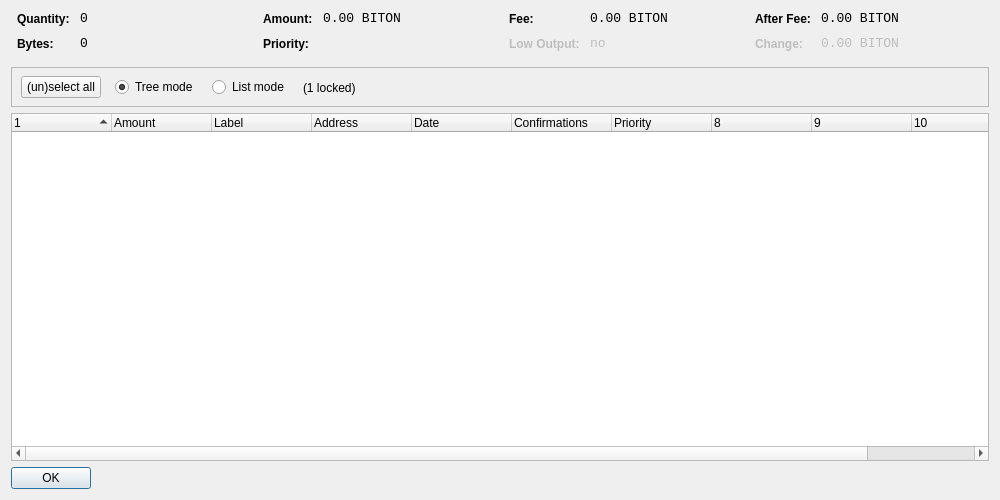
<?xml version="1.0" encoding="UTF-8"?>
<ui version="4.0">
 <class>CoinControlDialog</class>
 <widget class="QDialog" name="CoinControlDialog">
  <property name="geometry">
   <rect>
    <x>0</x>
    <y>0</y>
    <width>1000</width>
    <height>500</height>
   </rect>
  </property>
  <property name="windowTitle">
   <string>Coin Control</string>
  </property>
  <layout class="QVBoxLayout" name="verticalLayout">
   <item>
    <layout class="QHBoxLayout" name="horizontalLayoutTop" stretch="0,0,0,0">
     <property name="topMargin">
      <number>0</number>
     </property>
     <property name="bottomMargin">
      <number>10</number>
     </property>
     <item>
      <layout class="QFormLayout" name="formLayoutCoinControl1">
       <property name="horizontalSpacing">
        <number>10</number>
       </property>
       <property name="verticalSpacing">
        <number>10</number>
       </property>
       <property name="leftMargin">
        <number>6</number>
       </property>
       <property name="rightMargin">
        <number>6</number>
       </property>
       <item row="0" column="0">
        <widget class="QLabel" name="labelCoinControlQuantityText">
         <property name="styleSheet">
          <string notr="true">font-weight:bold;</string>
         </property>
         <property name="text">
          <string>Quantity:</string>
         </property>
        </widget>
       </item>
       <item row="0" column="1">
        <widget class="QLabel" name="labelCoinControlQuantity">
         <property name="font">
          <font>
           <family>Monospace</family>
           <pointsize>10</pointsize>
          </font>
         </property>
         <property name="cursor">
          <cursorShape>IBeamCursor</cursorShape>
         </property>
         <property name="contextMenuPolicy">
          <enum>Qt::ActionsContextMenu</enum>
         </property>
         <property name="text">
          <string notr="true">0</string>
         </property>
         <property name="textInteractionFlags">
          <set>Qt::LinksAccessibleByMouse|Qt::TextSelectableByKeyboard|Qt::TextSelectableByMouse</set>
         </property>
        </widget>
       </item>
       <item row="1" column="0">
        <widget class="QLabel" name="labelCoinControlBytesText">
         <property name="styleSheet">
          <string notr="true">font-weight:bold;</string>
         </property>
         <property name="text">
          <string>Bytes:</string>
         </property>
        </widget>
       </item>
       <item row="1" column="1">
        <widget class="QLabel" name="labelCoinControlBytes">
         <property name="font">
          <font>
           <family>Monospace</family>
           <pointsize>10</pointsize>
          </font>
         </property>
         <property name="cursor">
          <cursorShape>IBeamCursor</cursorShape>
         </property>
         <property name="contextMenuPolicy">
          <enum>Qt::ActionsContextMenu</enum>
         </property>
         <property name="text">
          <string notr="true">0</string>
         </property>
         <property name="textInteractionFlags">
          <set>Qt::LinksAccessibleByMouse|Qt::TextSelectableByKeyboard|Qt::TextSelectableByMouse</set>
         </property>
        </widget>
       </item>
      </layout>
     </item>
     <item>
      <layout class="QFormLayout" name="formLayoutCoinControl2">
       <property name="horizontalSpacing">
        <number>10</number>
       </property>
       <property name="verticalSpacing">
        <number>10</number>
       </property>
       <property name="leftMargin">
        <number>6</number>
       </property>
       <property name="rightMargin">
        <number>6</number>
       </property>
       <item row="0" column="0">
        <widget class="QLabel" name="labelCoinControlAmountText">
         <property name="styleSheet">
          <string notr="true">font-weight:bold;</string>
         </property>
         <property name="text">
          <string>Amount:</string>
         </property>
        </widget>
       </item>
       <item row="0" column="1">
        <widget class="QLabel" name="labelCoinControlAmount">
         <property name="font">
          <font>
           <family>Monospace</family>
           <pointsize>10</pointsize>
          </font>
         </property>
         <property name="cursor">
          <cursorShape>IBeamCursor</cursorShape>
         </property>
         <property name="contextMenuPolicy">
          <enum>Qt::ActionsContextMenu</enum>
         </property>
         <property name="text">
          <string notr="true">0.00 BITON</string>
         </property>
         <property name="textInteractionFlags">
          <set>Qt::LinksAccessibleByMouse|Qt::TextSelectableByKeyboard|Qt::TextSelectableByMouse</set>
         </property>
        </widget>
       </item>
       <item row="1" column="0">
        <widget class="QLabel" name="labelCoinControlPriorityText">
         <property name="styleSheet">
          <string notr="true">font-weight:bold;</string>
         </property>
         <property name="text">
          <string>Priority:</string>
         </property>
        </widget>
       </item>
       <item row="1" column="1">
        <widget class="QLabel" name="labelCoinControlPriority">
         <property name="font">
          <font>
           <family>Monospace</family>
           <pointsize>10</pointsize>
          </font>
         </property>
         <property name="cursor">
          <cursorShape>IBeamCursor</cursorShape>
         </property>
         <property name="contextMenuPolicy">
          <enum>Qt::ActionsContextMenu</enum>
         </property>
         <property name="text">
          <string/>
         </property>
         <property name="textInteractionFlags">
          <set>Qt::LinksAccessibleByMouse|Qt::TextSelectableByKeyboard|Qt::TextSelectableByMouse</set>
         </property>
        </widget>
       </item>
      </layout>
     </item>
     <item>
      <layout class="QFormLayout" name="formLayoutCoinControl3">
       <property name="horizontalSpacing">
        <number>10</number>
       </property>
       <property name="verticalSpacing">
        <number>10</number>
       </property>
       <property name="leftMargin">
        <number>6</number>
       </property>
       <property name="rightMargin">
        <number>6</number>
       </property>
       <item row="0" column="0">
        <widget class="QLabel" name="labelCoinControlFeeText">
         <property name="styleSheet">
          <string notr="true">font-weight:bold;</string>
         </property>
         <property name="text">
          <string>Fee:</string>
         </property>
        </widget>
       </item>
       <item row="0" column="1">
        <widget class="QLabel" name="labelCoinControlFee">
         <property name="font">
          <font>
           <family>Monospace</family>
           <pointsize>10</pointsize>
          </font>
         </property>
         <property name="cursor">
          <cursorShape>IBeamCursor</cursorShape>
         </property>
         <property name="contextMenuPolicy">
          <enum>Qt::ActionsContextMenu</enum>
         </property>
         <property name="text">
          <string notr="true">0.00 BITON</string>
         </property>
         <property name="textInteractionFlags">
          <set>Qt::LinksAccessibleByMouse|Qt::TextSelectableByKeyboard|Qt::TextSelectableByMouse</set>
         </property>
        </widget>
       </item>
       <item row="1" column="0">
        <widget class="QLabel" name="labelCoinControlLowOutputText">
         <property name="enabled">
          <bool>false</bool>
         </property>
         <property name="styleSheet">
          <string notr="true">font-weight:bold;</string>
         </property>
         <property name="text">
          <string>Low Output:</string>
         </property>
        </widget>
       </item>
       <item row="1" column="1">
        <widget class="QLabel" name="labelCoinControlLowOutput">
         <property name="enabled">
          <bool>false</bool>
         </property>
         <property name="font">
          <font>
           <family>Monospace</family>
           <pointsize>10</pointsize>
          </font>
         </property>
         <property name="cursor">
          <cursorShape>IBeamCursor</cursorShape>
         </property>
         <property name="contextMenuPolicy">
          <enum>Qt::ActionsContextMenu</enum>
         </property>
         <property name="text">
          <string>no</string>
         </property>
         <property name="textInteractionFlags">
          <set>Qt::LinksAccessibleByMouse|Qt::TextSelectableByKeyboard|Qt::TextSelectableByMouse</set>
         </property>
        </widget>
       </item>
      </layout>
     </item>
     <item>
      <layout class="QFormLayout" name="formLayoutCoinControl4">
       <property name="horizontalSpacing">
        <number>10</number>
       </property>
       <property name="verticalSpacing">
        <number>10</number>
       </property>
       <property name="leftMargin">
        <number>6</number>
       </property>
       <property name="rightMargin">
        <number>6</number>
       </property>
       <item row="0" column="0">
        <widget class="QLabel" name="labelCoinControlAfterFeeText">
         <property name="styleSheet">
          <string notr="true">font-weight:bold;</string>
         </property>
         <property name="text">
          <string>After Fee:</string>
         </property>
        </widget>
       </item>
       <item row="0" column="1">
        <widget class="QLabel" name="labelCoinControlAfterFee">
         <property name="font">
          <font>
           <family>Monospace</family>
           <pointsize>10</pointsize>
          </font>
         </property>
         <property name="cursor">
          <cursorShape>IBeamCursor</cursorShape>
         </property>
         <property name="contextMenuPolicy">
          <enum>Qt::ActionsContextMenu</enum>
         </property>
         <property name="text">
          <string notr="true">0.00 BITON</string>
         </property>
         <property name="textInteractionFlags">
          <set>Qt::LinksAccessibleByMouse|Qt::TextSelectableByKeyboard|Qt::TextSelectableByMouse</set>
         </property>
        </widget>
       </item>
       <item row="1" column="0">
        <widget class="QLabel" name="labelCoinControlChangeText">
         <property name="enabled">
          <bool>false</bool>
         </property>
         <property name="styleSheet">
          <string notr="true">font-weight:bold;</string>
         </property>
         <property name="text">
          <string>Change:</string>
         </property>
        </widget>
       </item>
       <item row="1" column="1">
        <widget class="QLabel" name="labelCoinControlChange">
         <property name="enabled">
          <bool>false</bool>
         </property>
         <property name="font">
          <font>
           <family>Monospace</family>
           <pointsize>10</pointsize>
          </font>
         </property>
         <property name="cursor">
          <cursorShape>IBeamCursor</cursorShape>
         </property>
         <property name="contextMenuPolicy">
          <enum>Qt::ActionsContextMenu</enum>
         </property>
         <property name="text">
          <string notr="true">0.00 BITON</string>
         </property>
         <property name="textInteractionFlags">
          <set>Qt::LinksAccessibleByMouse|Qt::TextSelectableByKeyboard|Qt::TextSelectableByMouse</set>
         </property>
        </widget>
       </item>
      </layout>
     </item>
    </layout>
   </item>
   <item>
    <widget class="QFrame" name="frame">
     <property name="minimumSize">
      <size>
       <width>0</width>
       <height>40</height>
      </size>
     </property>
     <property name="frameShape">
      <enum>QFrame::StyledPanel</enum>
     </property>
     <property name="frameShadow">
      <enum>QFrame::Sunken</enum>
     </property>
     <widget class="QWidget" name="horizontalLayoutWidget">
      <property name="geometry">
       <rect>
        <x>10</x>
        <y>0</y>
        <width>781</width>
        <height>41</height>
       </rect>
      </property>
      <layout class="QHBoxLayout" name="horizontalLayoutPanel" stretch="0,0,0,0,0">
       <property name="spacing">
        <number>14</number>
       </property>
       <item>
        <widget class="QPushButton" name="pushButtonSelectAll">
         <property name="sizePolicy">
          <sizepolicy hsizetype="Maximum" vsizetype="Fixed">
           <horstretch>0</horstretch>
           <verstretch>0</verstretch>
          </sizepolicy>
         </property>
         <property name="text">
          <string>(un)select all</string>
         </property>
        </widget>
       </item>
       <item>
        <widget class="QRadioButton" name="radioTreeMode">
         <property name="sizePolicy">
          <sizepolicy hsizetype="Maximum" vsizetype="Fixed">
           <horstretch>0</horstretch>
           <verstretch>0</verstretch>
          </sizepolicy>
         </property>
         <property name="text">
          <string>Tree mode</string>
         </property>
         <property name="checked">
          <bool>true</bool>
         </property>
        </widget>
       </item>
       <item>
        <widget class="QRadioButton" name="radioListMode">
         <property name="sizePolicy">
          <sizepolicy hsizetype="Maximum" vsizetype="Fixed">
           <horstretch>0</horstretch>
           <verstretch>0</verstretch>
          </sizepolicy>
         </property>
         <property name="text">
          <string>List mode</string>
         </property>
        </widget>
       </item>
       <item>
        <widget class="QLabel" name="labelLocked">
         <property name="text">
          <string>(1 locked)</string>
         </property>
        </widget>
       </item>
       <item>
        <spacer name="horizontalSpacer">
         <property name="orientation">
          <enum>Qt::Horizontal</enum>
         </property>
         <property name="sizeHint" stdset="0">
          <size>
           <width>40</width>
           <height>20</height>
          </size>
         </property>
        </spacer>
       </item>
      </layout>
     </widget>
    </widget>
   </item>
   <item>
    <widget class="CoinControlTreeWidget" name="treeWidget">
     <property name="contextMenuPolicy">
      <enum>Qt::CustomContextMenu</enum>
     </property>
     <property name="sortingEnabled">
      <bool>false</bool>
     </property>
     <property name="columnCount">
      <number>11</number>
     </property>
     <attribute name="headerShowSortIndicator" stdset="0">
      <bool>true</bool>
     </attribute>
     <attribute name="headerStretchLastSection">
      <bool>false</bool>
     </attribute>
     <column>
      <property name="text">
       <string/>
      </property>
     </column>
     <column>
      <property name="text">
       <string>Amount</string>
      </property>
     </column>
     <column>
      <property name="text">
       <string notr="true">Label</string>
      </property>
     </column>
     <column>
      <property name="text">
       <string>Address</string>
      </property>
     </column>
     <column>
      <property name="text">
       <string>Date</string>
      </property>
     </column>
     <column>
      <property name="text">
       <string>Confirmations</string>
      </property>
      <property name="toolTip">
       <string>Confirmed</string>
      </property>
     </column>
     <column>
      <property name="text">
       <string>Priority</string>
      </property>
     </column>
     <column>
      <property name="text">
       <string/>
      </property>
     </column>
     <column>
      <property name="text">
       <string/>
      </property>
     </column>
     <column>
      <property name="text">
       <string/>
      </property>
     </column>
     <column>
      <property name="text">
       <string/>
      </property>
     </column>
    </widget>
   </item>
   <item>
    <widget class="QDialogButtonBox" name="buttonBox">
     <property name="sizePolicy">
      <sizepolicy hsizetype="Maximum" vsizetype="Fixed">
       <horstretch>0</horstretch>
       <verstretch>0</verstretch>
      </sizepolicy>
     </property>
     <property name="orientation">
      <enum>Qt::Horizontal</enum>
     </property>
     <property name="standardButtons">
      <set>QDialogButtonBox::Ok</set>
     </property>
    </widget>
   </item>
  </layout>
 </widget>
 <customwidgets>
  <customwidget>
   <class>CoinControlTreeWidget</class>
   <extends>QTreeWidget</extends>
   <header>coincontroltreewidget.h</header>
  </customwidget>
 </customwidgets>
 <resources/>
 <connections/>
</ui>
